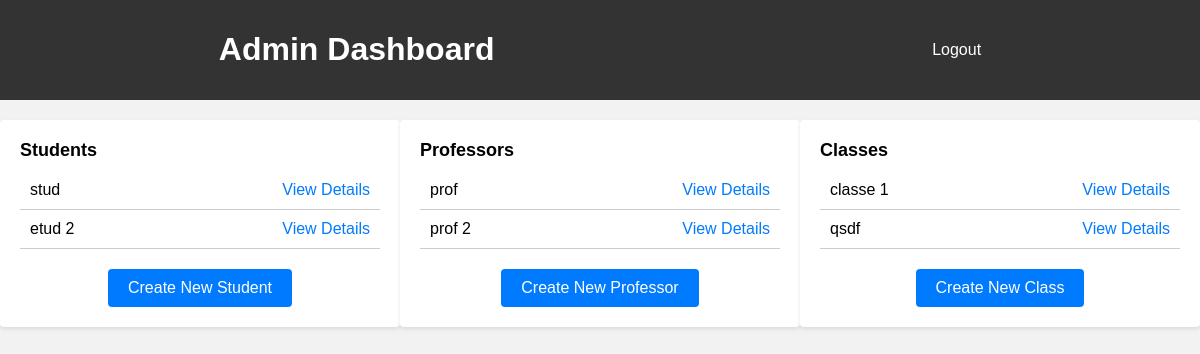
/admin, run on an earlier commit of the app's database.
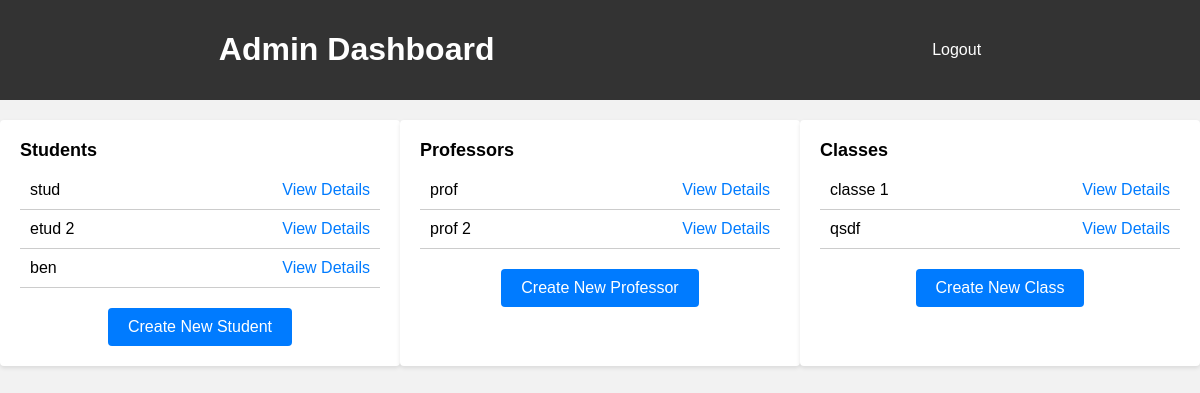
And on a later commit of the database.
### app.py (models this page shows, shortened)
class User(db.Model):
    id = db.Column(db.Integer, primary_key=True)
    username = db.Column(db.String(80), unique=True, nullable=False)
    password = db.Column(db.String(120), nullable=False)
    email = db.Column(db.String(120), unique=True, nullable=False)
    name = db.Column(db.String(200), nullable=False)
    type = db.Column(db.String(200), nullable=False)

class Student(User):
    id = db.Column(db.Integer, db.ForeignKey('user.id'), primary_key=True)
    classe = db.relationship('Classe', backref='student')

class User(db.Model):
    id = db.Column(db.Integer, primary_key=True)
    username = db.Column(db.String(80), unique=True, nullable=False)
    password = db.Column(db.String(120), nullable=False)
    email = db.Column(db.String(120), unique=True, nullable=False)
    name = db.Column(db.String(200), nullable=False)
    type = db.Column(db.String(200), nullable=False)

class Prof(User):
    id = db.Column(db.Integer, db.ForeignKey('user.id'), primary_key=True)
    courses = db.relationship('Course', backref='prof')
    classe = db.relationship('Classe', backref='prof')

class Classe(db.Model):
    id = db.Column(db.Integer, primary_key=True)
    professor_id = db.Column(
        db.Integer, db.ForeignKey('prof.id'), nullable=False)
    student_id = db.Column(db.Integer, db.ForeignKey(
        'student.id'), nullable=False)
    name = db.Column(db.String(120), nullable=False)

### app.py (the view)
@app.route('/admin', methods=['GET'])
def admin():
    students = Student.query.all()
    professors = Prof.query.all()
    classes = Classe.query.all()
    return render_template('admin/index.html', students=students, professors=professors, classes=classes)

### templates/admin/index.html (shortened to what this page needs)
<!DOCTYPE html>
<html>
<head>
</head>
<body>
    <header>
        <h1>Admin Dashboard</h1>
        <a href="/">Logout</a>
    </header>
    <div class="container">
        <div class="section">
            <div class="section-title">Students</div>
            <ul class="list">
                {% for student in students %}
                <li class="list-item"><span>{{ student.name }}</span> <a href="#">View Details</a></li>
                {% endfor %}
            </ul>
            <li class="create-btn-container">
              <a class="create-btn" href="etudiant/create">Create New Student</a>
            </li>
        </div>
        <div class="section">
            <div class="section-title">Professors</div>
            <ul class="list">
                {% for professor in professors %}
                <li class="list-item"><span>{{ professor.name }}</span> <a href="#">View Details</a></li>
                {% endfor %}
                <li class="create-btn-container">
                  <a class="create-btn" href="/prof/create">Create New Professor</a>
                </li>
            </ul>
        </div>
        <div class="section">
            <div class="section-title">Classes</div>
            <ul class="list">
                {% for class in classes %}
                <li class="list-item"><span>{{ class.name }}</span> <a href="#">View Details</a></li>
                {% endfor %}
                <li class="create-btn-container">
                  <a class="create-btn" href="/classe/create">Create New Class</a>
                </li>
            </ul>
        </div>
    </div>
</body>
</html>

What changed in the data, as far as the page shows it:
added Student: name "ben"
